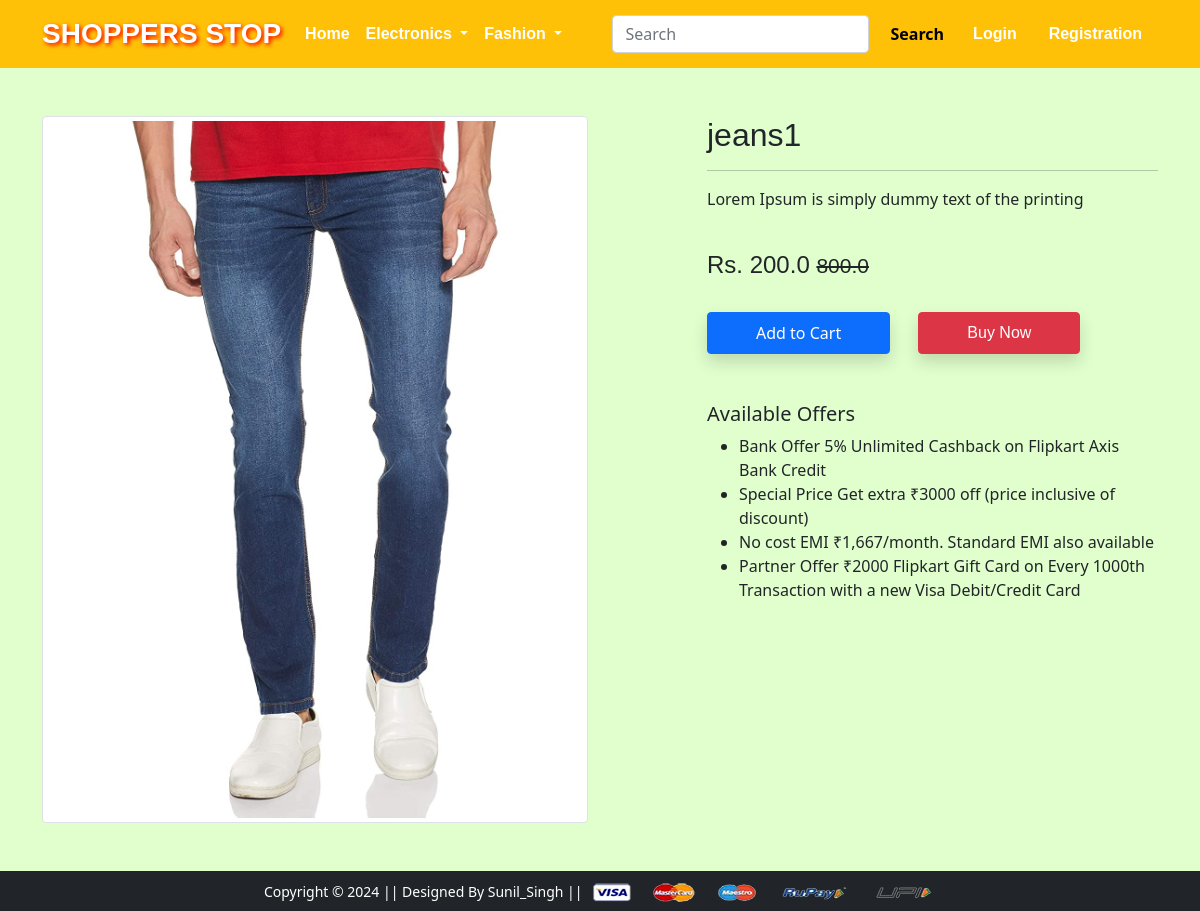
Screenshot of /product-detail/1 with the database file from the repository.
### app/models.py (models this page shows, shortened)
class Product(models.Model):
    title = models.CharField(max_length=100)
    selling_price = models.FloatField()
    discounted_price = models.FloatField()
    description = models.CharField(max_length=150)
    brand = models.CharField(max_length=100)
    category = models.CharField(choices=CATEGORY_CHOICES, max_length=2)
    product_image = models.ImageField(upload_to='productimg')

### app/views.py (the view)
class ProductDetailsView(View):
	def get(self, request, pk):
		totalitem = 0
		product = Product.objects.get(pk=pk)
		print(product.id)
		item_already_in_cart=False
		if request.user.is_authenticated:
			totalitem = len(Cart.objects.filter(user=request.user))
			item_already_in_cart = Cart.objects.filter(Q(product=product.id) & Q(user=request.user)).exists()
		return render(request, 'app/productdetail.html', {'product':product, 'item_already_in_cart':item_already_in_cart, 'totalitem':totalitem})

### app/templates/app/productdetail.html (shortened to what this page needs)
{% extends 'app/base.html' %}
{% load static %}
{% block main-content %}
<div class="container my-5">
 <div class="row">
  <div class="col-sm-6 text-center align-self-center">
   <img src="{{product.product_image.url}}" alt="" class="img-fluid img-thumbnail">
  </div>
  <div class="col-sm-5 offset-sm-1">
   <h2>{{product.title}}</h2>
   <hr>
   <p>{{product.description}}</p> <br>
   <h4>Rs. {{product.discounted_price}} <small class="fw-light text-decoration-line-through">{{product.selling_price}}</small></h4> <br>
   {% if not request.user.is_authenticated %}
     <form action="/add-to-cart" class="d-inline">
      <button type="submit" class="btn btn-primary shadow px-5 py-2">Add to Cart</button>
     </form>
   {% endif %}
   <a href="{% url 'checkout' %}" class="btn btn-danger shadow px-5 py-2 ms-4">Buy Now</a>
   <h5 class="mt-5">Available Offers</h5>
   <ul>
    <li>Bank Offer 5% Unlimited Cashback on Flipkart Axis Bank Credit</li>
    <li>Special Price Get extra ₹3000 off (price inclusive of discount)</li>
    <li>No cost EMI ₹1,667/month. Standard EMI also available</li>
    <li>Partner Offer ₹2000 Flipkart Gift Card on Every 1000th Transaction with a new Visa Debit/Credit Card</li>
   </ul>
  </div>
 </div>
</div>
{% endblock main-content %}

### app/templates/app/base.html (style rules this page uses)
h1, h2, h3, h4, a { font-family: Arial, sans-serif; }
body { background: #e0ffcd; }

### rows the page displays
Product: product_image (picture), title "jeans1", description "Lorem Ipsum is simply dummy text of the printing", discounted_price "200.0", selling_price "800.0"
